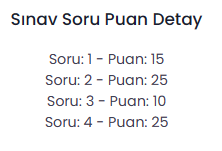
#> input picture ocr/image.png, 222 x 151 px
$ python ocr.py
#> lines starting #> are read from the running program, lines starting #| are printed output that depends on the picture; after the words box and inside, x2 and y2 are one past the last pixel; in counts of white or black regions, pixels touching at a corner belong together
from pytesseract import Output
import pytesseract
import cv2

pytesseract.pytesseract.tesseract_cmd = r'C:\Program Files\Tesseract-OCR\tesseract.exe'
def ocr_core(img):
    text = pytesseract.image_to_string(img)
    return text


img = cv2.imread("image.png")
#> img is the input picture: shape (151, 222, 3); mean B, G, R 244.3, 243.3, 243.4


def get_grayscale(image):
    return cv2.cvtColor(image, cv2.COLOR_BGR2GRAY)
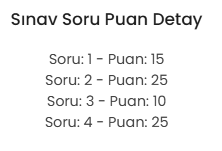
#> returned value: shape (151, 222); min 29, max 255, mean 243.5


# noise removal
def remove_noise(image):
    return cv2.medianBlur(image, 5)


# thresholding
def thresholding(image):
    return cv2.threshold(image, 0, 255, cv2.THRESH_BINARY + cv2.THRESH_OTSU)[1]
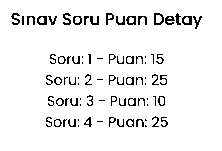
#> returned value: shape (151, 222); 93.8% white; black in thin lines or dots, all inside (x1, y1, x2, y2) = (11, 13, 202, 127)


img = get_grayscale(img)
img = thresholding(img)
img = remove_noise(img)
#> in remove_noise, `return cv2.medianBlur(image, 5)`:
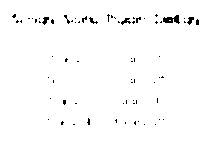
#> returned value: shape (151, 222); 98.5% white; black in thin lines or dots, all inside (x1, y1, x2, y2) = (12, 14, 199, 125)
print(ocr_core(img))
#> (the call stopped at in ocr_core, `text = pytesseract.image_to_string(img)`: pytesseract is not available in this run)
# [60 lines of commented-out code are left out]
